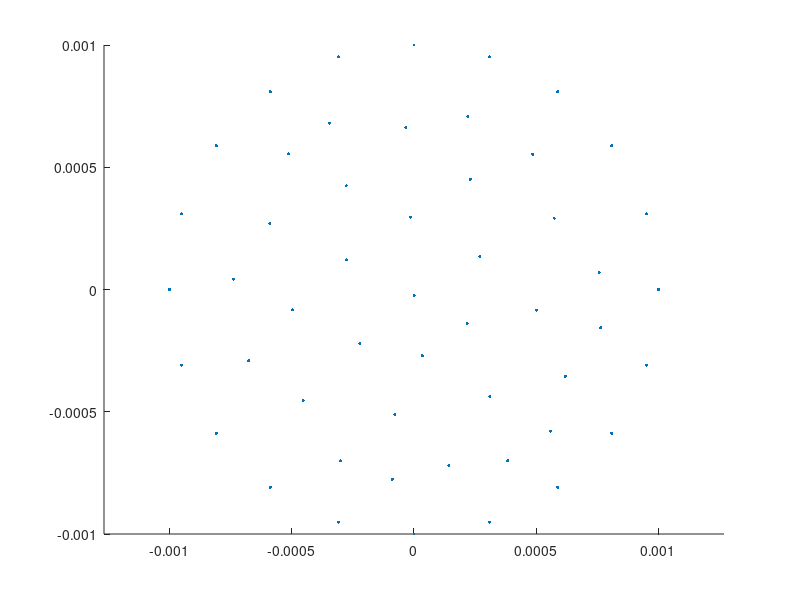

MATLAB code to generate this figure: (Note: this script raises an error after producing the figure.)
% generate the mesh

%script

clear all
close all

%experiment = 'single_particle' 
experiment = 'multi_particle'

%material = 'sodalime'
material = 'peridem'

% simulate sodalime crack
simulate_sodalime_prenotch = 0
%simulate_sodalime_prenotch = 1

do_pause = 'no'
%do_pause = 'yes'

% plot reference config
plot_reference = 1;
plot_circles = 1;
%timesteps = 600;
timesteps = 50000;
%timesteps = 1e5;
%timesteps = 10800;
%timesteps = 1e5;	% peridem

modulo = 300;

% break bonds or not
break_bonds = 0;
%break_bonds = 1

allow_contact = 1
allow_friction = 1
allow_damping = 1
friction_coefficient = 0.3;
damping_ratio = 0.8;

%total_particles = 1;
%total_particles = 3;	% 3 particles

%specified_initial_data = '3_equidistant'
%specified_initial_data = '2_vertical'
%specified_initial_data = '2_vertical_balls'
%specified_initial_data = 'friction_test'
%specified_initial_data = 'falling_tube'
%specified_initial_data = 'friction_energy'
%specified_initial_data = 'falling_tube_gravity'
%specified_initial_data = 'single_falling'
%specified_initial_data = 'big_box'
specified_initial_data = 'pile_settle'


%delta = 0.002;	% for glass slab
%delta = 0.012;	% peridynamic horizon
%delta = 0.25;	% for the unit circle 
load('delta.mat')

%meshsize = delta/3;
load('meshsize.mat')

disp ('Loading matrices: Pos.mat, Vol.mat, T.mat\n')
load('Pos.mat')
load('Vol.mat')
load('T.mat')
load('geometry.mat')

scatter(Pos(:,1), Pos(:,2), 5, 'filled')
axis equal

switch do_pause
    case 'yes'
	disp 'Press key to continue'
	pause
    otherwise
end

% generate the neighbor-list
%[NbdArr] = gen_nbdlist(Pos, delta);
%tic
%[NbdArr] = gen_nbdlist2(Pos, delta);	% twice faster
%toc
%tic
%[NbdArr] = gen_NbdArr(Pos, Pos, delta, 1);	% fastest, not anymore
%toc
tic
[NbdArr] = gen_NbdArr_varlength(Pos, Pos, delta, 1);	% fastest
toc


if simulate_sodalime_prenotch == 1
    %% for sodalime crack test, borrowing from old code
    load('PosCrack.mat')
    Pos  = PosCrack;
    delta =  0.002;
    dx = delta/4;
    dy = delta/4;
    %Vol = zeros(size(PosCrack)) + dx * dy;
    Vol = zeros(length(PosCrack), 1) + dx * dy;
    %% for sodalime crack test, borrowing from old code
    load('Nbd.mat')
    NbdArr = Nbd;
end

disp('Max neighbors') 
size(NbdArr)

if plot_circles == 1
 hold on
 theta_list = linspace(0, 2* pi , 20);
 %for i = 30:30	%total_nodes
 for i = 1:1	%total_nodes
 	x = Pos(i,1) +  delta * cos(theta_list);
 	y = Pos(i,2) +  delta * sin(theta_list);
 
 	plot(x, y, 'r')

	axis equal
 end
end

switch do_pause
    case 'yes'
	disp 'Press key to continue'
	pause
    otherwise
end


% get the position and relative distances of the neighbors
[Nbd_xi_1, Nbd_xi_2, Nbd_xi_norm, nbd_Vol] = precomputation(NbdArr, Pos, Vol);
[total_nodes, dimension] = size(Pos);

% get the material properties
[delta, rho, Gnot, E, nu, snot, cnot, bulk_modulus] = material_properties(delta, material);

% gravity
gravity = zeros(size(Pos));
gravity(:,2) = - 9.8;

disp 'Precomputation done.'

switch do_pause
    case 'yes'
	disp 'Press key to continue'
	pause
    otherwise
end


switch experiment
case 'single_particle'

    % initial data
    uold = zeros(total_nodes,2);
    uolddot = zeros(total_nodes,2);
    uolddotdot = zeros(total_nodes,2);

    extforce = zeros(total_nodes, 2);

%% specify initial data
    %uold = zeros(total_nodes,2) + [0 1e-3];
    uolddot = zeros(total_nodes,2) + [0, 4e4];
    uolddotdot = (zeros(total_nodes, 2) + [0 -16e7] );

    % external force
    %[extforce] = external_force(geometry, Pos, NbdArr, delta);
    extforce = (zeros(total_nodes, 2) + [0 -16e7] ) * rho;

    switch do_pause
	case 'yes'
	    disp 'Press key to continue'
	    pause
	otherwise
    end


%dt = 25e-9;
%dt = 25e-8;
dt = 25e-8*2;

    % simulate with initial data
    [NbdArr_out, u0] = simulate_initial(uold, uolddot, uolddotdot, Pos, NbdArr, Vol, nbd_Vol, extforce, delta, Nbd_xi_1, Nbd_xi_2, Nbd_xi_norm, timesteps, break_bonds, material, dt);
    %[NbdArr_out, u0] = test_int(uold, uolddot, uolddotdot, Pos, NbdArr, Vol, nbd_Vol, extforce, delta, Nbd_xi_1, Nbd_xi_2, Nbd_xi_norm, timesteps, break_bonds, material, dt);


case 'multi_particle'


    dt = 0.02/1e5;	% peridem

    %contact_radius = delta/2;
    contact_radius = 1.74e-04;	% peridem
    % % normal stiffness (From Foster's paper)
    %normal_stiffness = 18 * bulk_modulus /( pi * delta^5);
    normal_stiffness = 18 * bulk_modulus /( pi * delta^4);	% from silling-askari05

    % % Specify
    switch specified_initial_data
    case 'friction_energy'
	particle_shift = [-2e-3, 1e-3 + contact_radius];	% reference position

	uold_multi(:,:,1) = zeros(total_nodes,2);
	uolddot_multi(:,:,1) = zeros(total_nodes,2) +  [1, 0]
	% gravity
	uolddotdot_multi(:,:,1) = zeros(total_nodes,2) +  [0, -5000];
	extforce_multi(:,:,1) = zeros(total_nodes, 2) +  [0, -5000 .* rho];

	with_wall = 1
	wall_type = 'rectangle'

    case 'big_box'
	[X, Y] = meshgrid(linspace(-8e-3, 8e-3, 3));
	particle_shift = [reshape(X, [], 1), reshape(Y, [], 1)];

	total_balls = length(particle_shift);
	particle_scaling = (1.5 - 1) * rand(total_balls, 1) + 1; 
	particle_rotation = (2*pi -0) * rand(total_balls, 1)+ 0;

	% gravity
	for i = 1:total_balls
	    uolddotdot_multi(:,:,i) = zeros(total_nodes,2) +  [0, -5000];
	    extforce_multi(:,:,i) = zeros(total_nodes, 2) +  [0, -5000 .* rho];
	end



	with_wall = 1
	wall_type = 'box'

    case 'pile_settle'

	% wall dimension
	load('wall_left');
	load('wall_right');
	load('wall_top');
	load('wall_bottom');
	% distribute balls between x = (-4,4) and y = [-5,5]

	max_radius_scaling = 0.5;
	min_radius_scaling = 0.2;
	max_radius = max_radius_scaling * 1e-3;

	num_x = 6;
	num_y = 20;

	% nozzle area
	move_closer = 1e-3;
	base_x = linspace(move_closer + wall_left + max_radius + contact_radius, wall_right - max_radius - contact_radius - move_closer, num_x );
	%base_y = linspace(wall_bottom + max_radius + contact_radius, wall_top - max_radius - contact_radius, num_y );
	top_extra = 5e-3;
	base_y = linspace(wall_bottom + max_radius + contact_radius, top_extra + wall_top - max_radius - contact_radius, num_y );

	[X, Y] = meshgrid(base_x, base_y);
	particle_shift = [reshape(X, [], 1), reshape(Y, [], 1)] + [0, 0.5e-3];

	total_balls = length(particle_shift);
	particle_scaling = (max_radius_scaling - min_radius_scaling) * rand(total_balls, 1) + min_radius_scaling; 
	particle_rotation = (2*pi -0) * rand(total_balls, 1)+ 0;

	% gravity
	for i = 1:total_balls
	    uolddot_multi(:,:,i) = zeros(total_nodes,2) +  [0, -1];
	    uolddotdot_multi(:,:,i) = zeros(total_nodes,2) +  [0, -5000];
	    extforce_multi(:,:,i) = zeros(total_nodes, 2) +  [0, -5000 .* rho];
	end

	with_wall = 1
	wall_type = 'box'

    case 'falling_tube'
	falling_from = 5e-3;	% 5 mm
	%starting_distance = 2.2e-3;
	starting_distance = 3.5e-3;
	particle_shift = [0, falling_from];	% reference position
	%particle_rotation = [pi; 0];	% for elastic collision of unit circles % 2 particles

	%% Initial data
	uold_multi(:,:,1) = zeros(total_nodes,2) + [0 (starting_distance - falling_from)];
	uolddot_multi(:,:,1) = zeros(total_nodes,2) +  [0, -6* sqrt(2* 50 * (0.3e-3))];
	% gravity
	uolddotdot_multi(:,:,1) = zeros(total_nodes,2) +  [0, -50];
	extforce_multi(:,:,1) = zeros(total_nodes, 2) +  [0, -50 .* rho];

	with_wall = 1
	wall_type = 'box'

    case 'falling_tube_gravity'
	falling_from = 7e-3;	% 5 mm
	%starting_distance = 2.2e-3;
	starting_distance = 4e-3;
	particle_shift = [0, falling_from];	% 2 particles
	%particle_rotation = [pi; 0];	% for elastic collision of unit circles % 2 particles

	%% Initial data
	uold_multi(:,:,1) = zeros(total_nodes,2) + [0 (starting_distance - falling_from)];
	%uolddot_multi(:,:,1) = zeros(total_nodes,2) +  [0, -sqrt(2* 10 * (falling_from - starting_distance))];
	uolddot_multi(:,:,1) = zeros(total_nodes,2) +  [0, -sqrt(2* 10 * (falling_from - starting_distance))];
	uolddotdot_multi(:,:,1) = zeros(total_nodes,2) +  [0, -10];
	extforce_multi(:,:,1) = zeros(total_nodes, 2) +  [0, -10 .* rho];

    case 'single_falling'
	falling_from = 3e-3;	% 5 mm
	particle_shift = [0, falling_from];	% 2 particles
	particle_rotation = [pi/6];

	%% Initial data
	uold_multi(:,:,1) = zeros(total_nodes,2);
	uolddot_multi(:,:,1) = zeros(total_nodes,2) +  [0, -60* sqrt(2* 10 * (0.3e-3))];

    case 'friction_test'
	falling_from = 3e-3;	% 5 mm
	%starting_distance = 2.2e-3;
	starting_distance = 3e-3;
	particle_shift = [0, 0; -2e-3 + contact_radius, falling_from];	% 2 particles
	%particle_shift = [0, 0; 0, falling_from];	% 2 particles
	%particle_rotation = [pi; 0];	% for elastic collision of unit circles % 2 particles
	particle_rotation = [pi/6; -pi/6];

	%% Initial data
	uold_multi(:,:,2) = zeros(total_nodes,2) + [0 (starting_distance - falling_from)];
	uolddot_multi(:,:,2) = zeros(total_nodes,2) +  [0, -60* sqrt(2* 10 * (0.3e-3))];
	%uolddotdot_multi(:,:,2) = zeros(total_nodes,2) +  [0, -10];

	with_wall = 1
	wall_type = 'box'

    case '2_vertical'
	%falling_from = 2.5e-3;	% 5 mm
	falling_from = 3e-3;	% 5 mm
	%starting_distance = 2.2e-3;
	starting_distance = 3e-3;
	particle_shift = [0, 0; 0, falling_from];	% 2 particles

	% particle on the bottom is flipped to ensure symmetric collision
	particle_rotation = [pi; 0];	% for elastic collision of unit circles % 2 particles
	%particle_rotation = [pi - pi/8; -pi/8];	% for pacman collision
	%particle_rotation = [pi - pi/8; -pi/8];	% for circle_w_prenotch
	%particle_rotation = [0; 0];	% for triangles

	%% Initial data
	uold_multi(:,:,2) = zeros(total_nodes,2) + [0 (starting_distance - falling_from)];
	uolddot_multi(:,:,2) = zeros(total_nodes,2) +  [0, -60* sqrt(2* 10 * (0.3e-3))];	% 2 particles
	%uolddot_multi(:,:,2) = zeros(total_nodes,2) +  [0, -sqrt(2* 10 * (falling_from - starting_distance))];
	uolddotdot_multi(:,:,2) = zeros(total_nodes,2) +  [0, -10];
	%uolddot_multi(:,:,2) = zeros(total_nodes, 2) + [0, -1.3e-01];	% peridem
	%uolddotdot_multi(:,:,2) = zeros(total_nodes, 2) + [0, -10];	% peridem

	% specify external force density on particles i.e. Force/Volume, or Acceleration * density
	% % gravity applies on the second particle only
	%extforce_multi(:,:,2) = zeros(total_nodes, 2) +  [0, -10 .* rho];

    case '2_vertical_balls'
	falling_from = 2e-3 + 1e-3;
	starting_distance = 2e-3 + 0.3e-3;
	particle_shift = [0, 0; 0, falling_from];	% 2 particles
	% % particle on the bottom is flipped to ensure symmetric collision
	particle_rotation = [pi; 0];	% for elastic collision of unit circles % 2 particles

	%% Initial data
	uold_multi(:,:,2) = zeros(total_nodes,2) + [0 (starting_distance - falling_from)];
	g_val = 1000;
	uolddot_multi(:,:,2) = zeros(total_nodes,2) +  [0, -sqrt(2* g_val * abs(starting_distance - falling_from))];	% 2 particles
	uolddotdot_multi(:,:,2) = zeros(total_nodes,2) +  [0, -g_val];

	% % gravity applies on the second particle only
	extforce_multi(:,:,2) = zeros(total_nodes, 2) +  [0, -g_val .* rho];

    case '3_equidistant'
	particle_shift = [-5/2, 0; 5/2, 0; 0, 5 * sin(pi/3)] * 1e-3; % 3 particles
	particle_rotation = [pi/3; pi/3; pi/3]; % 3 particles

	%% initial data
	uolddot_multi(:,:,1) = zeros(total_nodes,2) +  -[sqrt(3)/2, 1/2 ] * -60* sqrt(2* 10 * (0.3e-3));	% 3 particles
	uolddot_multi(:,:,2) = zeros(total_nodes,2) +  -[-sqrt(3)/2, 1/2 ] * -60* sqrt(2* 10 * (0.3e-3));	% 3 particles
	uolddot_multi(:,:,3) = zeros(total_nodes,2) +  -[0, -1] * -60* sqrt(2* 10 * (0.3e-3));	% 3 particles

    otherwise
	disp('No initial setup specified, assuming default.')
    end

    %% Necessary variables, if not defined
    %% geometry
    if ~exist('total_particles', 'var')
	% compute the total number of particles from the shift
	[total_particles, temp] = size(particle_shift);
	total_particles
    else
	fprintf('specified total_particles = %d',total_particles);
    end
    if ~exist('particle_scaling', 'var')
	% particle location, scaling, and rotation
	particle_scaling = ones(total_particles, 1);
    end
    if ~exist('particle_rotation', 'var')
	particle_rotation = zeros(total_particles, 1);
    end
    if ~exist('particle_shift', 'var')
	particle_shift = zeros(total_particles, dimension);
    end

    %% initial data
    if ~exist('uold_multi', 'var')
	uold_multi = zeros(total_nodes,2, total_particles);
    end
    if ~exist('uolddot_multi', 'var')
	uolddot_multi = zeros(total_nodes,2, total_particles);
    end
    if ~exist('uolddotdot_multi', 'var')
	uolddotdot_multi = zeros(total_nodes,2, total_particles);
    end
    if ~exist('extforce_multi', 'var')
	% default external force density on particles
	extforce_multi = zeros( [size(Pos), total_particles]);
    end

    if ~exist('with_wall', 'var')
	with_wall = 0
    end
    if ~exist('wall_type', 'var')
	wall_type = 'box'
    end

    % generate the geometry
    %Pos_multi = zeros( [size(Pos), total_particles]);
    %Vol_multi = zeros( [size(Vol), total_particles]);
    %NbdArr_multi = zeros( [size(NbdArr), total_particles]);
    for i = 1:total_particles
	rot_matrix = [cos(particle_rotation(i)), -sin(particle_rotation(i)); sin(particle_rotation(i)), cos(particle_rotation(i))]
	Pos_multi(:,:,i) = particle_scaling(i) * (rot_matrix * (Pos'))' + particle_shift(i, :);
	Vol_multi(:,i) = ( (particle_scaling(i)).^dimension) .* Vol;
	NbdArr_multi(:,:,i) = NbdArr;
	%% precomputation
	% get the position and relative distances of the neighbors
	[xi_1_multi(:,:,i), xi_2_multi(:,:,i), xi_norm_multi(:,:,i), nbd_Vol_multi(:,:,i)] = precomputation(NbdArr_multi(:,:,i), Pos_multi(:,:,i), Vol_multi(:,i));
    end


    [NbdArr_out, u0_multi] = simulateMultiple(total_particles, uold_multi, uolddot_multi, uolddotdot_multi, Pos_multi, NbdArr_multi, Vol_multi, nbd_Vol_multi, extforce_multi, normal_stiffness, contact_radius, rho, cnot, snot, xi_1_multi, xi_2_multi, xi_norm_multi, dt, timesteps, delta, modulo, break_bonds, with_wall, allow_friction, friction_coefficient, allow_contact, allow_damping, damping_ratio, wall_type);

    %plot_extra = 1;
    plot_extra = 0;

    if plot_extra == 1
	figure
	plot(store_time, store_center(:,1), store_time, store_center(:,2));
	title('Location of the center')
	legend('x', 'y')
	axis equal

	figure
	hold on
	plot(store_time, store_CurrPos_min(:,1), store_time, store_CurrPos_min(:,2));
	hold off
	legend('x', 'y')
	title('Minimum')
	axis equal
    end

otherwise
    disp 'No experiment provided'
    return

end
